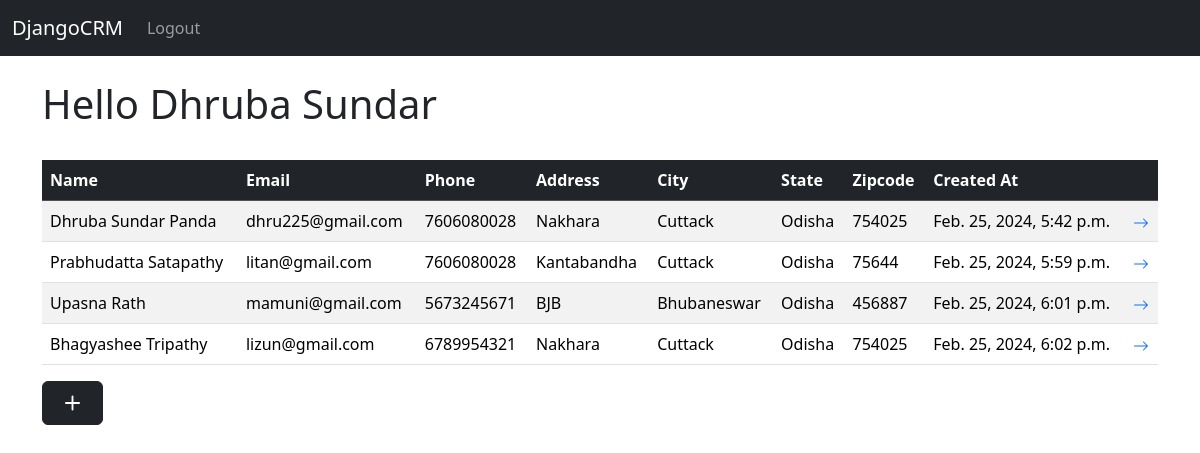
The app's page / (signed in) with its own data.
### website/models.py (models this page shows, shortened)
class Record(models.Model):
  created_at = models.DateTimeField(auto_now_add=True)
  first_name = models.CharField(max_length=50)
  last_name = models.CharField(max_length=50)
  email = models.CharField(max_length=50)
  phone = models.CharField(max_length=50)
  address = models.CharField(max_length=50)
  city = models.CharField(max_length=50)
  state = models.CharField(max_length=50)
  zipcode = models.CharField(max_length=50)

### website/views.py (the view)
# urls.py: 2. Add a URL to urlpatterns:  path('', views.home, name='home')
def home(request):
  if request.method == 'POST':
    username = request.POST['username']
    password = request.POST['password']
    user = authenticate(request, username=username,password=password)
    if user is not None:
      login(request, user)
      messages.success(request, "You Have Successfully Logged In")
      return redirect('home')
    else:
      messages.success(request, "There Was An Error Logging in, Please Try Again..")
      return redirect('home')
  else:
    return render(request, 'home.html', {'records':records})

### website/templates/home.html (shortened to what this page needs)
{% extends 'base.html' %}
{% block content %}
{% if user.is_authenticated %}
<h1>Hello {{user.first_name}} {{user.last_name}}</h1>
<br>
<table class="table table-striped table-hover">
  <thead class="table-dark">
    <tr>
      <th scope="col">Name</th>
      <th scope="col">Email</th>
      <th scope="col">Phone</th>
      <th scope="col">Address</th>
      <th scope="col">City</th>
      <th scope="col">State</th>
      <th scope="col">Zipcode</th>
      <th scope="col">Created At</th>
      <th scope="col"></th>
    </tr>
  </thead>
  <tbody>
  {% if records %}
    {% for record in records %}
    <tr>
      <td>{{record.first_name}} {{record.last_name}}</td>
      <td>{{record.email}}</td>
      <td>{{record.phone}}</td>
      <td>{{record.address}}</td>
      <td>{{record.city}}</td>
      <td>{{record.state}}</td>
      <td>{{record.zipcode}}</td>
      <td>{{record.created_at}}</td>
      <td><a href="{% url 'record' record.id %}"><svg xmlns="http://www.w3.org/2000/svg"  width="16" height="16" fill="currentColor" class="bi bi-arrow-right" viewBox="0 0 16 16">
        <path fill-rule="evenodd" d="M1 8a.5.5 0 0 1 .5-.5h11.793l-3.147-3.146a.5.5 0 0 1 .708-.708l4 4a.5.5 0 0 1 0 .708l-4 4a.5.5 0 0 1-.708-.708L13.293 8.5H1.5A.5.5 0 0 1 1 8"/>
      </svg></a></td>
    </tr>
    {% endfor %}
  {% endif %}
  </tbody>
</table>
<a class="btn btn-dark" href="{% url 'add_record' %}"><svg xmlns="http://www.w3.org/2000/svg" width="35" height="30" fill="currentColor" class="bi bi-plus" viewBox="0 0 16 16">
  <path d="M8 4a.5.5 0 0 1 .5.5v3h3a.5.5 0 0 1 0 1h-3v3a.5.5 0 0 1-1 0v-3h-3a.5.5 0 0 1 0-1h3v-3A.5.5 0 0 1 8 4"/>
</svg></a>
{% endif %}
{% endblock %}

### website/templates/base.html (shortened to what this page needs)
<!doctype html>
<html lang="en">
  <head>
    <link href="https://cdn.jsdelivr.net/npm/bootstrap@5.3.2/dist/css/bootstrap.min.css" rel="stylesheet">
  </head>
  <body>
    {% include 'navbar.html' %}
    <div class="container">
      <br>
      {% block content %}
      {% endblock %}
    </div>
  </body>
</html>

### website/templates/navbar.html (shortened to what this page needs)
<nav class="navbar navbar-expand-lg navbar-dark bg-dark">
  <div class="container-fluid">
    <a class="navbar-brand" href="{% url 'home' %}">DjangoCRM</a>
    <div class="collapse navbar-collapse" id="navbarSupportedContent">
      <ul class="navbar-nav me-auto mb-2 mb-lg-0">
        {% if user.is_authenticated %}
        <li class="nav-item">
          <a class="nav-link" href="{% url 'logout' %}">Logout</a>
        </li>
        {% endif %}
      </ul>
    </div>
  </div>
</nav>

### records on screen
Record: first_name "Dhruba Sundar", last_name "Panda", email "dhru225@gmail.com", phone "7606080028", address "Nakhara", city "Cuttack", state "Odisha", zipcode "754025", created_at "Feb. 25, 2024, 5:42 p.m."
Record: first_name "Prabhudatta", last_name "Satapathy", email "litan@gmail.com", phone "7606080028", address "Kantabandha", city "Cuttack", state "Odisha", zipcode "75644", created_at "Feb. 25, 2024, 5:59 p.m."
Record: first_name "Upasna", last_name "Rath", email "mamuni@gmail.com", phone "5673245671", address "BJB", city "Bhubaneswar", state "Odisha", zipcode "456887", created_at "Feb. 25, 2024, 6:01 p.m."
Record: first_name "Bhagyashee", last_name "Tripathy", email "lizun@gmail.com", phone "6789954321", address "Nakhara", city "Cuttack", state "Odisha", zipcode "754025", created_at "Feb. 25, 2024, 6:02 p.m."

### other values on screen
{{ user.first_name }} "Dhruba"
{{ user.last_name }} "Sundar"
